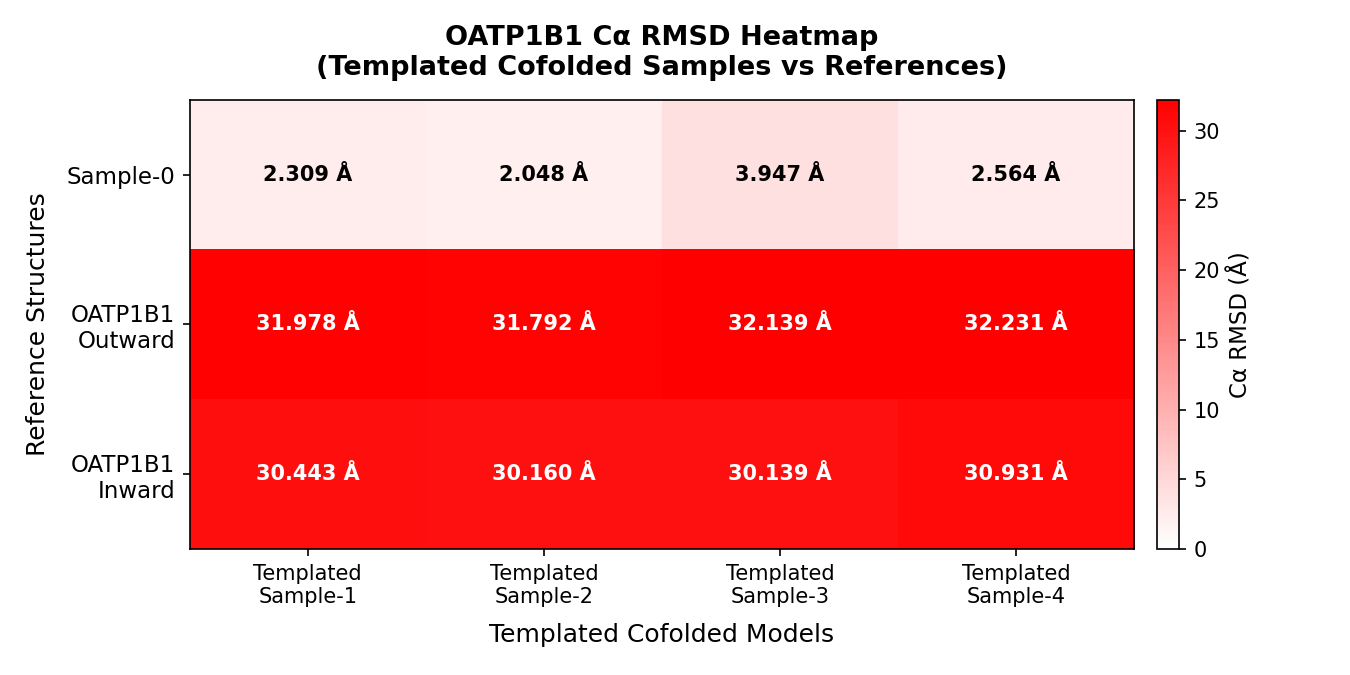

Write the Python code that produced this figure.
import matplotlib.pyplot as plt
import matplotlib.colors as mcolors
import numpy as np
from Bio.PDB import MMCIFParser, Superimposer
import warnings
from Bio.PDB.PDBExceptions import PDBConstructionWarning
warnings.filterwarnings("ignore", category=PDBConstructionWarning)

# ── Paths ──────────────────────────────────────────────────────────────────────
BASE = "/mnt/gs21/scratch/renaldse/AlphaFold3/outputs/OATP1B1_E3S_templated_cofold_May21_2026_11.14AM/oatp1b1"
SEED = "seed-1655790885"
STRUCT_BASE = "/mnt/gs21/scratch/renaldse/AlphaFold3/inputs/structures"

# Columns – templated cofolded samples 1–4
COL_LABELS = ["Templated\nSample-1", "Templated\nSample-2",
               "Templated\nSample-3", "Templated\nSample-4"]
COL_PATHS  = [f"{BASE}/{SEED}_sample-{i}/model.cif" for i in range(1, 5)]

# Rows – sample-0, OATP1B1 outward, OATP1B1 inward
ROW_LABELS = ["Sample-0", "OATP1B1\nOutward", "OATP1B1\nInward"]
ROW_PATHS  = [
    f"{BASE}/{SEED}_sample-0/model.cif",
    f"{STRUCT_BASE}/OATP1B1_outward.cif",
    f"{STRUCT_BASE}/OATP1B1_inward.cif",
]

# ── Helpers ────────────────────────────────────────────────────────────────────
def load_ca_atoms(path, chain_id="A"):
    parser = MMCIFParser(QUIET=True)
    structure = parser.get_structure("model", path)
    ca_atoms = []
    model = structure[0]
    if chain_id in model:
        chain = model[chain_id]
    else:
        chain = next(iter(model.get_chains()))
        print(f"  Chain '{chain_id}' not found in {path}; using '{chain.id}'")
    for residue in chain.get_residues():
        if "CA" in residue:
            ca_atoms.append(residue["CA"])
    return structure, ca_atoms


def compute_rmsd(ref_ca, mob_ca):
    n = min(len(ref_ca), len(mob_ca))
    if n == 0:
        return float("nan")
    sup = Superimposer()
    sup.set_atoms(ref_ca[:n], mob_ca[:n])
    return round(sup.rms, 3)


# ── Compute RMSD matrix ────────────────────────────────────────────────────────
print("Loading structures and computing RMSDs …\n")

row_cas = []
for label, path in zip(ROW_LABELS, ROW_PATHS):
    _, ca = load_ca_atoms(path)
    row_cas.append(ca)
    print(f"  {label.replace(chr(10),' ')}: {len(ca)} Cα atoms  ({path})")

col_cas = []
for label, path in zip(COL_LABELS, COL_PATHS):
    _, ca = load_ca_atoms(path)
    col_cas.append(ca)
    print(f"  {label.replace(chr(10),' ')}: {len(ca)} Cα atoms  ({path})")

print()
rmsd_matrix = np.zeros((len(ROW_LABELS), len(COL_LABELS)))

for r, (rlabel, rca) in enumerate(zip(ROW_LABELS, row_cas)):
    for c, (clabel, cca) in enumerate(zip(COL_LABELS, col_cas)):
        val = compute_rmsd(rca, cca)
        rmsd_matrix[r, c] = val
        print(f"  {rlabel.replace(chr(10),' ')} vs {clabel.replace(chr(10),' ')}: {val} Å")

print("\nRMSD matrix computed successfully.")

# ── Plot ───────────────────────────────────────────────────────────────────────
fig, ax = plt.subplots(figsize=(9, 4.5))

cmap = mcolors.LinearSegmentedColormap.from_list("white_red", ["white", "red"])
vmin, vmax = 0, max(rmsd_matrix.max(), 4.0)
im = ax.imshow(rmsd_matrix, cmap=cmap, vmin=vmin, vmax=vmax, aspect="auto")

cbar = fig.colorbar(im, ax=ax, pad=0.02)
cbar.set_label("Cα RMSD (Å)", fontsize=11)

ax.set_xticks(range(len(COL_LABELS)))
ax.set_xticklabels(COL_LABELS, fontsize=10)
ax.set_yticks(range(len(ROW_LABELS)))
ax.set_yticklabels([l.replace("\n", "\n") for l in ROW_LABELS], fontsize=11)

ax.set_xlabel("Templated Cofolded Models", fontsize=12, labelpad=8)
ax.set_ylabel("Reference Structures", fontsize=12, labelpad=8)
ax.set_title("OATP1B1 Cα RMSD Heatmap\n(Templated Cofolded Samples vs References)",
             fontsize=13, fontweight="bold", pad=12)

for r in range(len(ROW_LABELS)):
    for c in range(len(COL_LABELS)):
        val = rmsd_matrix[r, c]
        norm_val = (val - vmin) / (vmax - vmin)
        text_color = "white" if norm_val > 0.5 else "black"
        ax.text(c, r, f"{val:.3f} Å", ha="center", va="center",
                fontsize=10, fontweight="bold", color=text_color)

plt.tight_layout()
out_path = "/mnt/gs21/scratch/renaldse/AlphaFold3/RMSD/rmsd_heatmap_oatp1b1_templated_cofold.png"
plt.savefig(out_path, dpi=150)
plt.close()
print(f"\nSaved heatmap → {out_path}")
